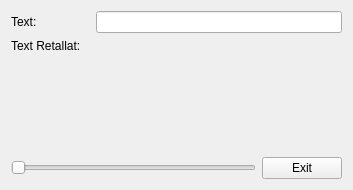
<?xml version="1.0" encoding="UTF-8"?>
<ui version="4.0">
 <class>MyForm</class>
 <widget class="QWidget" name="MyForm">
  <property name="geometry">
   <rect>
    <x>0</x>
    <y>0</y>
    <width>353</width>
    <height>190</height>
   </rect>
  </property>
  <property name="windowTitle">
   <string>MyForm</string>
  </property>
  <layout class="QVBoxLayout" name="verticalLayout">
   <item>
    <layout class="QHBoxLayout" name="horizontalLayout">
     <item>
      <widget class="QLabel" name="label">
       <property name="text">
        <string>Text:                </string>
       </property>
      </widget>
     </item>
     <item>
      <widget class="MyLineEdit" name="lineEdit"/>
     </item>
    </layout>
   </item>
   <item>
    <layout class="QHBoxLayout" name="horizontalLayout_3">
     <item>
      <widget class="QLabel" name="label_2">
       <property name="text">
        <string>Text Retallat: </string>
       </property>
      </widget>
     </item>
     <item>
      <widget class="MyQLabel" name="Texto_Salida">
       <property name="text">
        <string/>
       </property>
      </widget>
     </item>
    </layout>
   </item>
   <item>
    <spacer name="verticalSpacer">
     <property name="orientation">
      <enum>Qt::Vertical</enum>
     </property>
     <property name="sizeHint" stdset="0">
      <size>
       <width>20</width>
       <height>67</height>
      </size>
     </property>
    </spacer>
   </item>
   <item>
    <layout class="QHBoxLayout" name="horizontalLayout_2">
     <item>
      <widget class="QSlider" name="horizontalSlider">
       <property name="orientation">
        <enum>Qt::Horizontal</enum>
       </property>
      </widget>
     </item>
     <item>
      <widget class="QPushButton" name="pushButton">
       <property name="text">
        <string>Exit</string>
       </property>
      </widget>
     </item>
    </layout>
   </item>
  </layout>
 </widget>
 <customwidgets>
  <customwidget>
   <class>MyLineEdit</class>
   <extends>QLineEdit</extends>
   <header location="global">MyLineEdit.h</header>
   <slots>
    <signal>returnPressed(QString)</signal>
    <slot>tractaReturn()</slot>
   </slots>
  </customwidget>
  <customwidget>
   <class>MyQLabel</class>
   <extends>QLabel</extends>
   <header location="global">MyQLabel.h</header>
   <slots>
    <slot>GuardaTexto(QString)</slot>
    <slot>TruncaTexto(int)</slot>
   </slots>
  </customwidget>
 </customwidgets>
 <resources/>
 <connections>
  <connection>
   <sender>pushButton</sender>
   <signal>clicked()</signal>
   <receiver>MyForm</receiver>
   <slot>close()</slot>
   <hints>
    <hint type="sourcelabel">
     <x>287</x>
     <y>165</y>
    </hint>
    <hint type="destinationlabel">
     <x>328</x>
     <y>122</y>
    </hint>
   </hints>
  </connection>
  <connection>
   <sender>lineEdit</sender>
   <signal>returnPressed()</signal>
   <receiver>lineEdit</receiver>
   <slot>tractaReturn()</slot>
   <hints>
    <hint type="sourcelabel">
     <x>106</x>
     <y>28</y>
    </hint>
    <hint type="destinationlabel">
     <x>207</x>
     <y>17</y>
    </hint>
   </hints>
  </connection>
  <connection>
   <sender>lineEdit</sender>
   <signal>textChanged(QString)</signal>
   <receiver>Texto_Salida</receiver>
   <slot>GuardaTexto(QString)</slot>
   <hints>
    <hint type="sourcelabel">
     <x>305</x>
     <y>13</y>
    </hint>
    <hint type="destinationlabel">
     <x>325</x>
     <y>59</y>
    </hint>
   </hints>
  </connection>
  <connection>
   <sender>horizontalSlider</sender>
   <signal>sliderMoved(int)</signal>
   <receiver>Texto_Salida</receiver>
   <slot>TruncaTexto(int)</slot>
   <hints>
    <hint type="sourcelabel">
     <x>144</x>
     <y>166</y>
    </hint>
    <hint type="destinationlabel">
     <x>181</x>
     <y>57</y>
    </hint>
   </hints>
  </connection>
 </connections>
</ui>
